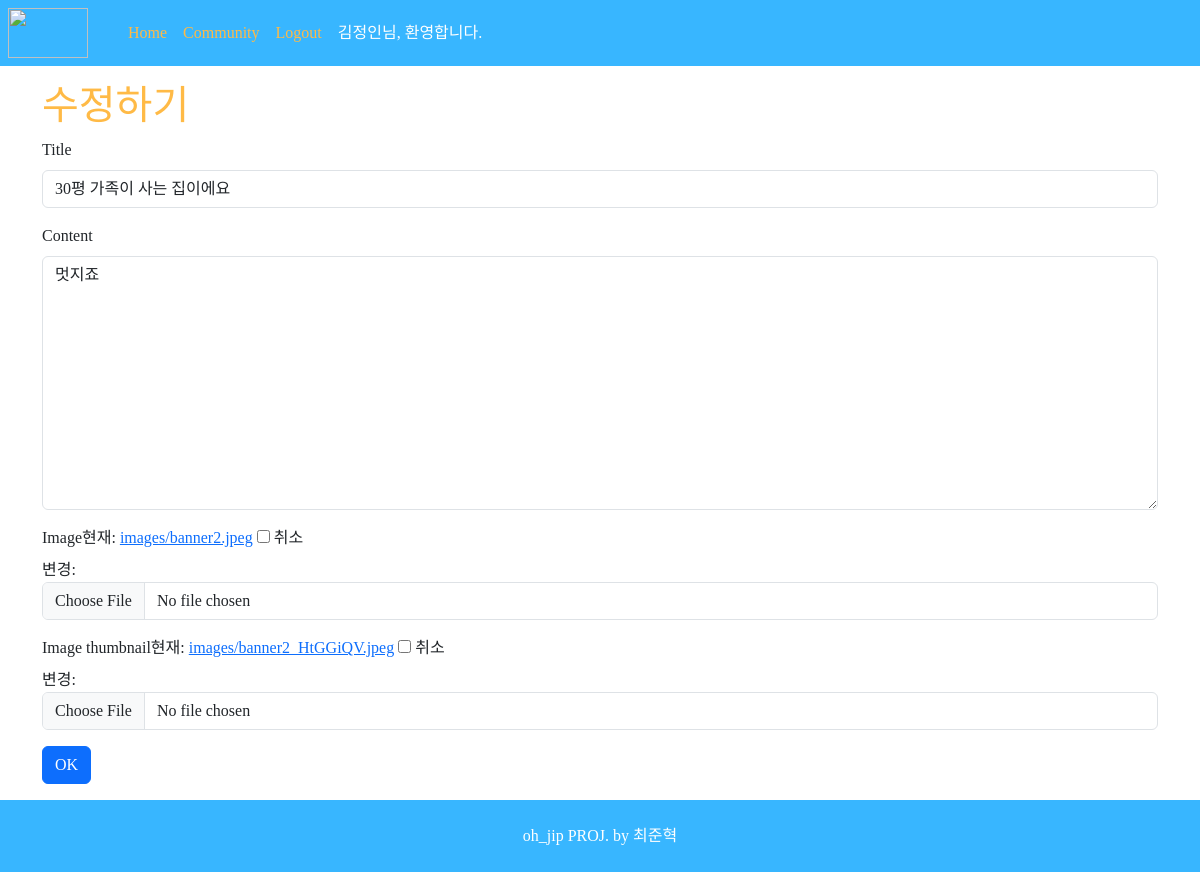
The app's page /update/4 (signed in) with its own data.
### accounts/models.py (models this page shows, shortened)
class User(AbstractUser):
    followings = models.ManyToManyField('self', symmetrical=False, related_name='followers')

### reviews/models.py (models this page shows)
class Review(models.Model):
    title = models.CharField(max_length=20)
    content = models.TextField(null=False)
    created_at = models.DateTimeField(auto_now_add=True)
    updated_at = models.DateTimeField(auto_now=True)
    image = ProcessedImageField(
        upload_to="images/",
        blank=True,
        processors=[ResizeToFill(400, 300)],
        format="JPEG",
        options={"quality": 80},
    )
    image_thumbnail = ProcessedImageField(
        upload_to="images/",
        blank=True,  # settings.py 원본 ImageField 명
        processors=[Thumbnail(400, 300)],  # 처리할 작업목록
        format="JPEG",  # 최종 저장 포맷
        options={"quality": 80},
    )  # 저장 옵션
    user = models.ForeignKey(
        settings.AUTH_USER_MODEL, on_delete=models.CASCADE, null=True
    )
    like_users = models.ManyToManyField(
        settings.AUTH_USER_MODEL, related_name="like_articles"
    )

### reviews/views.py (the view)
# urls.py: path("update/<int:pk>", views.update, name="update"),
@login_required
def update(request, pk):
    review = Review.objects.get(pk=pk)
    if request.user == review.user:
        if request.method == 'POST':
            review_form = ReviewForm(request.POST, request.FILES, instance=review)
            if review_form.is_valid():
                review_form.save()
                messages.success(request, '글이 수정되었습니다.')
                return redirect('reviews:detail', review.pk)
        else:
            review_form = ReviewForm(instance=review)
        context = {
            'review_form': review_form
        }
        return render(request, 'reviews/create.html', context)

### reviews/forms.py
class ReviewForm(forms.ModelForm):
    class Meta:
        model = Review
        fields = ['title', 'content', 'image', 'image_thumbnail']

### reviews/templates/reviews/create.html (shortened to what this page needs)
{% extends 'base.html' %}
{% load django_bootstrap5 %}
{% block body %}
<div class="container mt-3 mb-3">
  {% if request.resolver_match.url_name == 'create' %}
  <h1 style="color:#FFBA46;"> 글쓰기 </h1>
  {% else %}
  <h1 style="color:#FFBA46;"> 수정하기 </h1>
  {% endif %}
  <form action="" method="POST" enctype="multipart/form-data">
    {% bootstrap_form review_form %}
    {% bootstrap_button button_type="submit" content="OK" %}
  </form>
</div>
{% endblock %}

### reviewpjt/templates/base.html (shortened to what this page needs)
{% load django_bootstrap5 %}
{% load static %}
<!DOCTYPE html>
<html lang="ko">
  <head>
    {% bootstrap_css %}
    {% block css %}
      <link rel="stylesheet" href="{% static 'css/movie.css' %}">
      <link rel="stylesheet" href="https://cdn.jsdelivr.net/npm/bootstrap-icons@1.9.1/font/bootstrap-icons.css">
      {% endblock css %}
  </head>
  <body>
    <nav class="navbar navbar-expand-lg" style="background-color:#38b6ff;">
      <div class="nav mx-1">
        <a href="{% url 'reviews:index' %}"><img class="nav-logo mx-1" src="https://user-images.githubusercontent.com/75712723/200228137-aa504fc6-dc6d-415c-a061-7881e3704bad.png"/></a>
      </div>
      <div class="collapse navbar-collapse" id="navbarSupportedContent">
        <ul class="navbar-nav mb-2 mx-3 mb-lg-0 ms-lg-4 align-items-end">
          <li class="nav-item">
            <a class="menu nav-link active" href="{% url 'reviews:index' %}" style="color: #FFBA46;">Home</a>
          </li>
          <li class="nav-item">
            <a class="nav-link" href="{% url 'reviews:community' %}" style="color: #FFBA46;">Community</a>
          </li>
          {% if request.user.is_authenticated %}
            <li class="nav-item">
              <a class="nav-link" href="{% url 'accounts:logout' %}" style="color: #FFBA46;">Logout</a>
            </li>
            <li class="nav-item">
              <a class="nav-link" style="color:white;" href="{% url 'accounts:detail' user.pk %}" style="color: #FFBA46;">{{ request.user }}님, 환영합니다.</a>
            </li>
          {% endif %}
        </ul>
      </div>
    </nav>
    {% block body %}{% endblock body %}
    <footer class="py-4 css-2iocjw bottom-0" style="background-color:#38b6ff;">
      <div class="container px-4 px-lg-5">
        <p class="m-0 text-center text-white">oh_jip PROJ. by 최준혁</p>
      </div>
    </footer>
  </body>
</html>

### reviews/static/css/movie.css (style rules this page uses)
* { font-family: 'NetflixSans'; }

### reviewpjt/templates/base.html (style rules this page uses)
* { font-family: 'NetflixSans'; }
.nav-logo { width: 5rem; object-fit: cover; height: 50px; }
a { text-decoration: none; color: inherit; }

### records on screen
User: user "김정인"
Review: title "30평 가족이 사는 집이에요", content "멋지죠"
